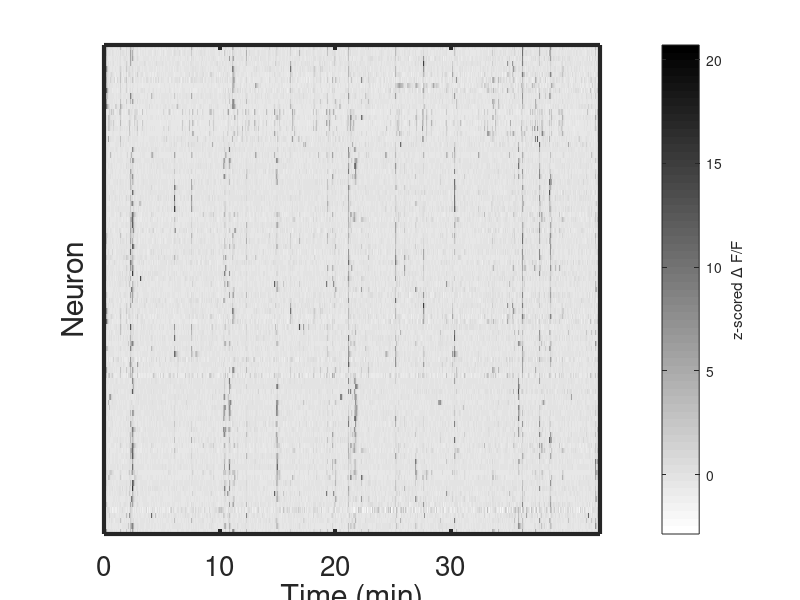
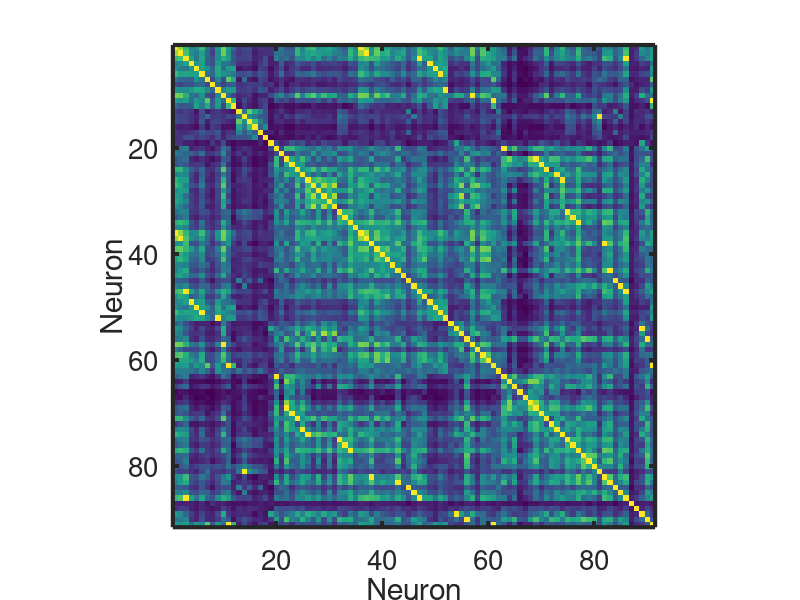
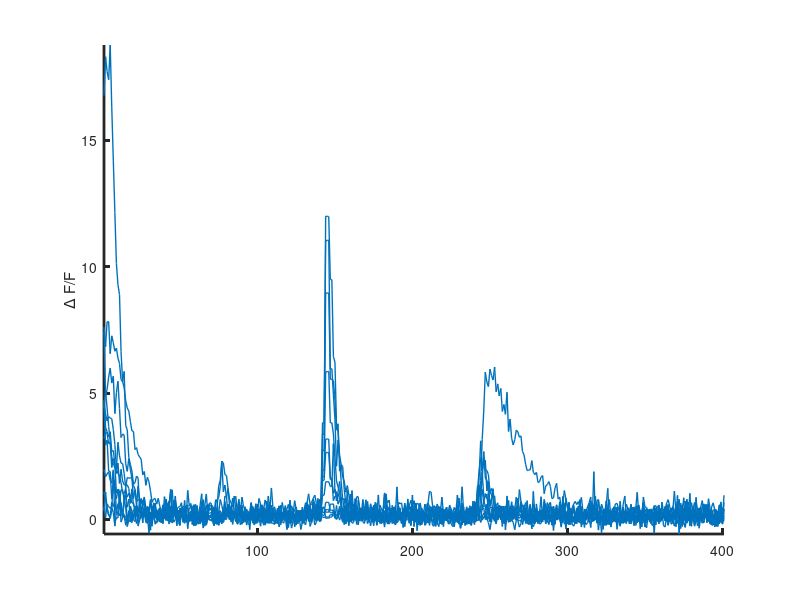
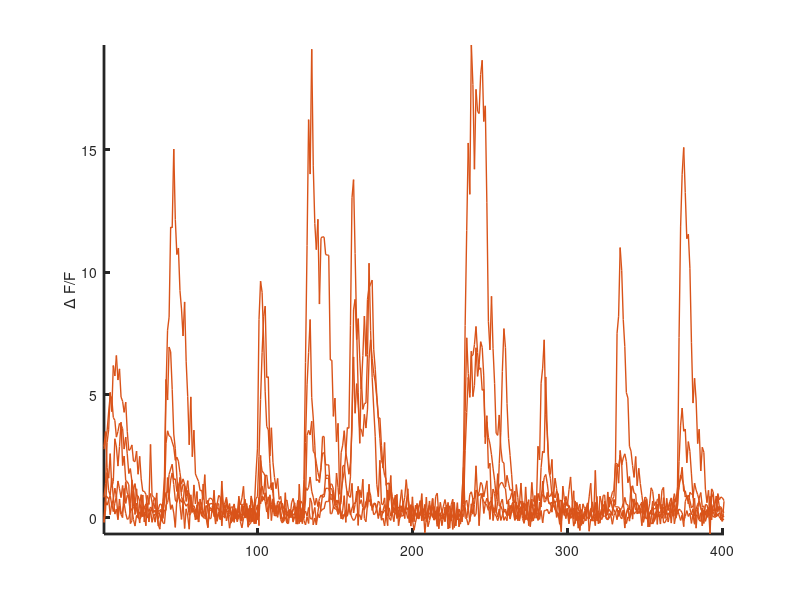

The MATLAB source for these figures, in order:
% PLOT_DATA
%   Plots the z-scored fluorescence raster ordered by detected
%   assemblies, the sample correlation matrix, sample fluorescence 
%   traces for each assembly, and spatial organisation of each assembly.
%
%   Code by Marcus Triplett (2018).

%% Load data
% load('zf_20151104-f1/zf_20151104-f1.mat');
load('zf_20170215-f3/zf_20170215-f3.mat');

[N, duration] = size(activity_matrix);
num_assemblies = numel(detected_assemblies);

% Reorder neurons by detected assembly
order = [];
for ii = 1:num_assemblies
    order = [order detected_assemblies{ii}];   
end

% z-score activities
activities_zs = zeros(size(activity_matrix));
for ii = 1:N
    activities_zs(ii, :) = zscore(activity_matrix(ii, :));
end

%% Plot fluorescence raster
imrate = 2.2; % Hz
xtick = 600 * imrate; % 10 min xticks
figure(1);
imagesc(activities_zs(order, :))
colormap(flipud(gray)); box on;
cb = colorbar; ylabel(cb, 'z-scored \Delta F/F');
set(gcf, 'color', 'white', 'position', [534, 603, 776, 238])
set(gca, 'linewidth', 3, 'YTick', [], 'fontsize', 20, ...
    'XTick', [1, xtick * [1:3]], 'XTickLabel', [0, 10*[1:3]])
ylabel('Neuron'); xlabel('Time (min)');

%% Plot correlation matrix
figure(2); %hold on;
corr_mat = corr(activity_matrix(order, :)')';
imagesc(corr_mat);
box on; axis square;
xlabel('Neuron'); ylabel('Neuron');
set(gca, 'fontsize', 20, 'linewidth', 3);%, 'xtick', [], 'ytick', []);
set(gcf, 'color', 'white')

%% Plot spontaneous activity samples for each assembly
st = 1480; stp = st + 400;
for ii = 1:num_assemblies
    figure(ii + 2); hold on;
    if ii == 1; cols = get(gca, 'colororder'); end;
    assembly = detected_assemblies{ii};
    for j = 1:numel(assembly)
        y = activity_matrix(assembly(j), st:stp);        
        plot(y, 'Color', cols(ii, :), 'linewidth', 1);
    end
    ylabel('\Delta F/F');
    axis tight; box off;    
    set(gca, 'linewidth', 2);
    set(gcf, 'color', 'white', 'position', [678 495 734 182])
end

%% Plot spatial layout of assemblies
fig_start = ii + 2;
for ii = 1:num_assemblies
    figure(fig_start + ii); hold on;
    assembly = detected_assemblies{ii};
    for jj = 1:N
        if ismember(jj, assembly)
            cl = cols(ii, :);
        else
            cl = 'None';
        end
        plot(cell_coordinates(jj, 1), cell_coordinates(jj, 2), 'o', ...
            'markersize', 20, 'markerfacecolor', cl, 'markeredgecolor', 'black')        
    end
end
